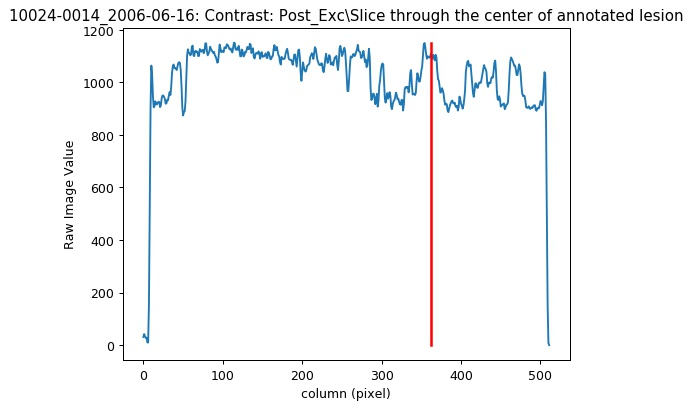
#> input picture CS168_2019_KIDANE_CUI_GONZALEZ_DIFFERENTIATION_BETWEEN_RCC_ONCO/DOCUMENTS/LATEX_FILES_TO_MAKE_PDF/data_slice_10024-0014_2006-06-16_0045.jpg, 692 x 409 px, given in place of example2.png, which was not available
$ jupyter execute --allow-errors CS168_Spring2019_Keane_Gonzalez_Homework2_Part2.ipynb   (text cells are left out)
#> lines starting #> are read from the running program, lines starting #| are printed output that depends on the picture; pictures that were not available may be replaced by others from this repository, and a replacement may not be noted
[cell 1]
import numpy as np
from PIL import Image
from matplotlib import pyplot as plt
import math

[cell 2]
# [5 lines of commented-out code are left out]

[cell 3]
# if you are using local jupyter notebook, please use the below codes to load image
img = Image.open('example2.png')
#> img is the input picture: PIL image 692x409 RGB; mean R, G, B 246.5, 247.3, 248.1

[cell 4]
# change the image into a gray image
img = img.convert('L')
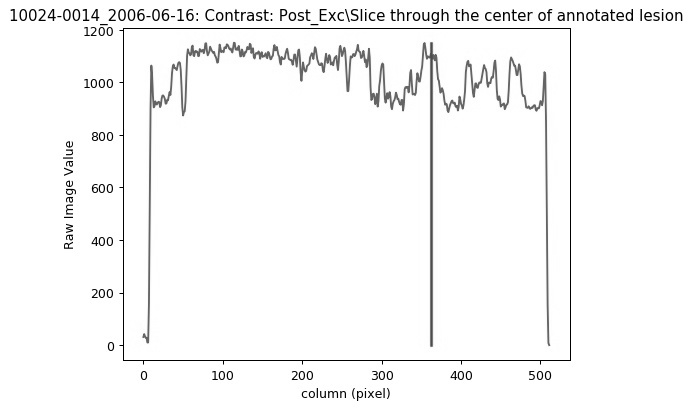
#> img: PIL image 692x409 L; min 0, max 255, mean 247.2
h,w = np.shape(img)
#> h = 409; w = 692
print('height:',h,' width: ',w)
#| height: 409  width:  692
plt.figure()
plt.imshow(img, cmap='gray')
plt.show()

[cell 5]
def interp2(image, Xq, Yq):
    # [8 lines of commented-out code are left out]

    bdebug = 0

    interp_intensity = np.zeros((len(Xq)))

    for ii in range(0,len(Xq)):
        x = Xq[ii]
        y = Yq[ii]
        x1 = int(np.floor(x))
        if(bdebug == 1):    print(type(x1))
        x2 = int(np.ceil(x))
        y1 = int(np.floor(y))
        y2 = int(np.ceil(y))

        #corners values with image intensities
        Q11 = image[y1,x1]
        Q12 = image[y1,x2]
        Q21 = image[y2,x1]
        Q22 = image[y2,x2]

        r1 = ((x2 - x)/(x2 - x1)) * Q11 + ((x - x1)/(x2 - x1))*Q21
        r2 = ((x2 - x)/(x2 - x1)) * Q12 + ((x - x1)/(x2 - x1))*Q22

        if(bdebug == 1):
            print('-------')
            print(y)
            print(y2,y1)
            print(y2-y1)
            print(Q11)
        interp_intensity[ii] = ((y2 - y)/(y2 - y1))*r1 + ((y - y1)/(y2 - y1))*r2

#R1 = ((x2 – x)/(x2 – x1))*Q11 + ((x – x1)/(x2 – x1))*Q21

#R2 = ((x2 – x)/(x2 – x1))*Q12 + ((x – x1)/(x2 – x1))*Q22

        interp_points = interp_intensity
#> this loop made 2 passes
#> (Q11, Q12, Q21, Q22, r1, r2) on passes 1 to 2: (255, 255, 255, 255, 255, 255), (255, 255, 255, 255, 255, 255)
#> after the loop, interp_intensity = [255, 255]
    return interp_points

Xq=[254.1, 200.8]
Yq=[70.1, 189.5]

img.size
np_img = np.array(img)
out = interp2(np_img,Xq,Yq)
#> out = [255, 255]
print(out)
#| [255. 255.]

[cell 6]
from numpy.linalg import inv
import math

'''
Order of operations for transform:
1. Get center coordinates of image
2. Move origin to center coordinates (translate image to 0,0)
3. Apply transforms
4. move center of new image to middle of image space
'''


#! numpy cos,sin require inputs as radians
deg2rad = np.pi/180.0


def rotate(theta):
    theta = theta*deg2rad
    M = np.zeros((3,3))
    c = np.cos(theta)
    s = np.sin(theta)

    M = [(c,-s,0),(s,c,0),(0,0,1)]
    print(M)
    return M

def scaling(sx,sy):
    M = np.zeros((3,3))
    M = [(sx,0,0),(0,sy,0),(0,0,1)]
    print(M)
    return M[:]

def shearx(shx):
    M = np.zeros((3,3))
    M = [(1,shx,0),(0,1,0),(0,0,1)]
    print(M)
    return M

def shift(tx,ty):
    M = np.zeros((3,3))
    M = [(1,0,tx),(0,1,ty),(0,0,1)]
    print(M)
    return M

def get_affine_matrix(op_list):
    '''
    Write your own code here.
    '''
    affine_matrix = 0
    iaffine_matrix = 0

    command_list = []
    arg_list = []
    M_train = []

    #op_list will need to match the type of transform and its change


    #scan op_list for the type of transform
    print(len(op_list))
    print(len(op_list[0]))
    for ii in range(0,len(op_list)):
        #print(op_list[0][0])
        #command = upper(op_list[ii][0])
        #convert 1st element in list to uppercase
        command = op_list[ii][0].upper()
        arg_values = op_list[ii][1:]
        print("command is ",command)
        print("arguments are",str(arg_values))
        if(command == 'SCALING'):
            print('Found SCALING')
            command_list.append('SCALING')
            arg_list.append(arg_values)
            print(arg_values)
            M_train.append(scaling(arg_values[0],arg_values[1]))
        elif(command == 'SHIFT'):
            print('Found SHIFT')
            command_list.append('SHIFT')
            arg_list.append([arg_values])
            M_train.append(shift(arg_values[0],arg_values[1]))
        elif (command == 'ROTATE'):
            print('Found ROTATE')
            command_list.append('ROTATE')
            arg_list.append([arg_values])
            M_train.append(rotate(arg_values[0]))
        elif (command == 'TRANSLATE'):
            print('Found TRANSLATE')
            command_list.append('TRANSLATE')
            arg_list.append([arg_values])
        elif (command == 'SHEAR'):
            print('Found SHEAR')
            command_list.append('SHEAR')
            arg_list.append([arg_values])
            M_train.append(shear(arg_values[0],arg_values[1]))
        else:

            print("Did not find a valid command")
            return
#| T:  img type is  <class 'PIL.Image.Image'>
#| -----img array from PIL is  (409, 692)

    print('command list is ',command_list)
    print('arg list is',arg_list)
    print('M_train is',M_train)
    print('shape of M_train is ', np.shape(M_train))

    # [11 lines of commented-out code are left out]
    affine_matrix = M_train
    return affine_matrix, iaffine_matrix

shift_val = 256.0

output_train = get_affine_matrix([('rotate',118.0), #118.0),
                                  ('scaling',0.5,0.5),
                                  ('shift',0,0)])
#> (the rest of this cell did not finish here and is left out)

[cell 7]
# write the code for transform function
def transform(img, affine_input, iaffine, new_shape):
    '''
    Write your own code here.
    '''
    affine = affine_input.copy()
    if(len(new_shape) > 2):
        print('Too many sizes for shape')
        return 0

    print('length of affine transform list is ',len(affine))

    #img = np.array(img)
    #output_img = np.zeros((new_shape))
    width,height = img.shape     #original image dimensions
#> width = 409; height = 692
    output_img = np.zeros((height, width))

    #
    # Find center of the image given
    # - python is row,col
    xc = int(width/2)
#> xc = 204
    yc = int(height/2)
#> yc = 346
    print('center location of input image is ', xc,yc)
#| center location of input image is  204 346
    move_origin_t=shift(-yc,-xc)
#> move_origin_t = [(1, 0, -346), (0, 1, -204), (0, 0, 1)]
    affine.insert(0,move_origin_t) # put initial origin move at front of list of transforms
    #the last step should be to move the origin back to the starting point. If the requested
    #image size has changed, make sure we don't go past that boundary. Move to half the new size
    last_yc = int(np.floor(new_shape[0]/2))
    last_xc = int(np.floor(new_shape[1]/2))
    affine.append(shift(last_yc,last_xc))
    #Before doing any transforms, we must make the center of the image the origin.


    print("T:  new img shape is",img.shape)
#| T:  new img shape is (409, 692)
    print("T: affine is", affine)
#> (printed output is left out)
    print('T:  affine[0] shape is',np.shape(affine[0]))
#| T:  affine[0] shape is (3, 3)
    position = np.array((3,1))

    rval = np.array((512,3))
    for ii in range(height):
        for jj in range(width):
            pass

    # Pull out full transform matrix
    full_transform = np.identity(3)
    for x in affine:
        print('---x is now \n',x)
        full_transform = np.dot(x,full_transform)
        print('---full is now: \n',full_transform)

    print('Full MATRIX---> \n',full_transform)
#| Full MATRIX--->
#|  [[-2.34735781e-01 -4.41473796e-01  2.99279235e+02]
#|  [ 4.41473796e-01 -2.34735781e-01  2.31361658e+01]
#|  [ 0.00000000e+00  0.00000000e+00  1.00000000e+00]]


    debug =0
    for row in range(height):

        for col in range(width):

            #print('img val is ',img[row,col])
            #print('size of a is',np.shape(a))
            #print('size of affine is ',np.shape(affine[0]))
            position = [row,col,1]
            #print('a values are ',a)
            total_transform = np.ones((3,3))
            if (debug ==1):   print('ORIGINAL POSITION:-------->  ',position)
            for x in affine:
                if (debug ==1):    print('x vals are ',x)
                total_transform = total_transform * x
                if (debug ==1):    print('total_transform: \n',total_transform)
                position = np.dot(x,position)
                if (debug ==1):    print('intermediate pos --->',position)
            if (debug ==1):  print('r,c is ',row,col,' position is ', position)
            #print('total_transform: ',total_transform)
            [yp,xp,b] =  position
            #[xp,yp,b]= np.dot(position,affine[0]) #[img[row,col],1] * affine


            #bilinear interpolation results
            #output_img[int(np.floor(yp)),int(np.floor(xp))] = interp2(img,[xp],[yp])


            output_img[int(np.floor(yp)),int(np.floor(xp))] = img[row,col]
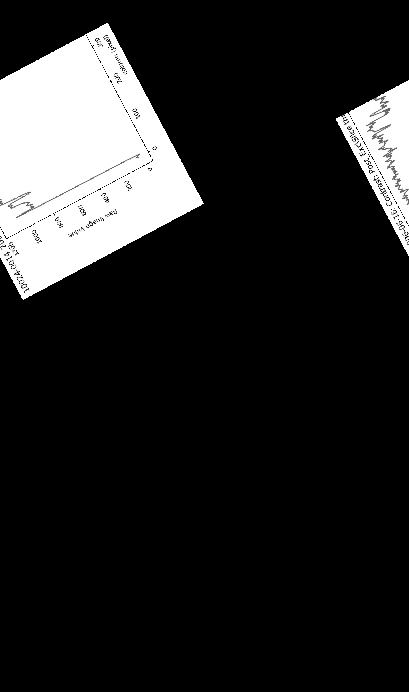
#> output_img: shape (692, 409) float64; min 0, max 255, mean 36.7
    #out = get_affine_matrix([('scaling',1.2,5),('rotate',15.0),('shift',5,8)])
    #img= img * affine
    return output_img

print('T:  img type is ',type(img))
old_img = img
n_img = np.asarray(img)
print('-----img array from PIL is ',np.shape(img))

#using the previously input set of affine transforms
#> (the rest of this cell did not finish here and is left out)

[cell 8]
a = [512,512]
a* 2

[cell 9]
x = np.zeros((3,1))
x[0,0] =12
x[1,0] = 47
x[2,0]=1
print(x.shape)
print('output train is', output_train[0][0])
print(np.dot(output_train[0][0],x))
print(np.shape(output_train[0][0]))
print(np.shape(x))
output_train[0] @x
print(w)
#| 692

[cell 10]
# show the standard transformation result
theta = 118
scaling_rate = 0.5
standard_img = (img.rotate(theta)).resize((int(h*scaling_rate), int(w*scaling_rate)))
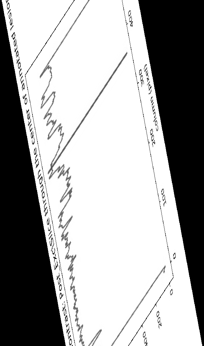
#> standard_img: PIL image 204x346 L; min 0, max 255, mean 164.7
plt.figure()
plt.imshow(standard_img, cmap='gray')
plt.show()

[cell 11]
# show your transformation result

# get the shape of the output
new_shape = (np.array(np.shape(img))*scaling_rate).astype(int)
h, w = np.shape(img)
# get the related affine matrix
#> (the rest of this cell did not finish here and is left out)

[cell 12]
# generate the random transformation
random_theta = np.random.random()*180
random_scaling = np.random.random()*0.5 + 0.5
random_shift_x = (np.random.random()-0.5)*w*0.1
random_shift_y = (np.random.random()-0.5)*h*0.1

# get the random transformed image
random_shape = (np.array(np.shape(img))*random_scaling).astype(int)
# affine, iaffine = get_affine_matrix([('rotation', random_theta), ('scaling', random_scaling), ('shift', [random_shift_x, random_shift_y])])
#> (the rest of this cell did not finish here and is left out)
